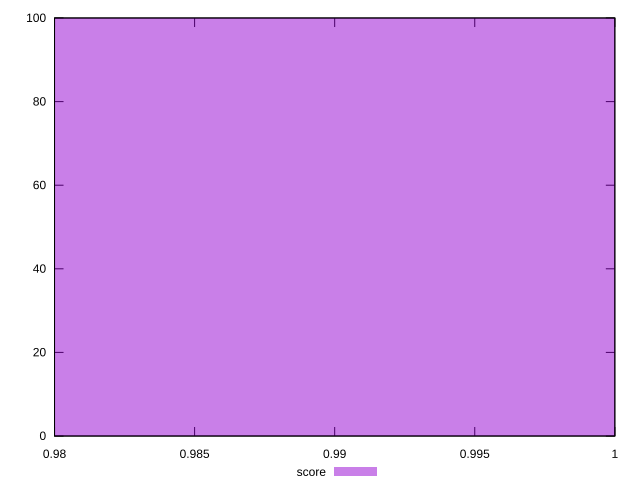

Source code (gnuplot):
reset

$score <<EOF
1 100
EOF

set key outside below
set boxwidth 0.1
set xrange [0.98:1]
set yrange [0:100]
set trange [0:100]
set style fill transparent solid 0.5 noborder
set terminal svg size 640, 490 enhanced background rgb 'white'
set output "reports/report_00032_2021-02-25T10-28-15.087Z/speed-index/samples/agenda/score/histogram.svg"

plot $score title "score" with boxes

reset
